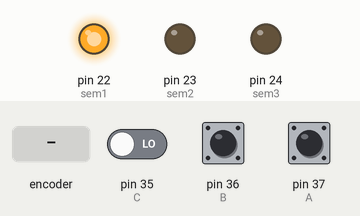
Simulated run of this sketch. Board: Arduino Mega 2560, built with avr-gcc and run on an emulated ATmega2560. On the bench: output pins drawn as LEDs (lit = HIGH). Dashed ring = blinking. The inputs (shaded band) are chosen by the test bench; at power-on: pin 35 (C) LOW, pin 36 (B) HIGH, pin 37 (A) HIGH. Pins used as bus, display or sensor lines are not drawn.

Above: at 1.2 s.
1.3 s: rotary encoder on pin 37 (A) / pin 36 (B) turned 3 steps (first pin leading)
At 1.51 s:
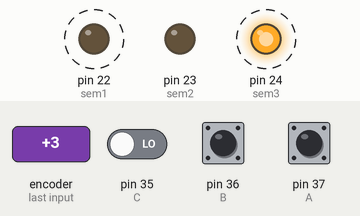
4.3 s: pin 35 (C) driven HIGH
At 5.3 s:
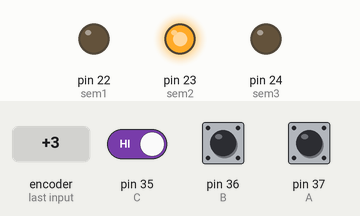
5.8 s: pin 35 (C) driven LOW
At 6.4 s:
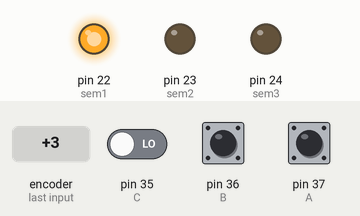
Timing chart, 0 to 8.8 s (numbered marks = the images above; inputs shaded):
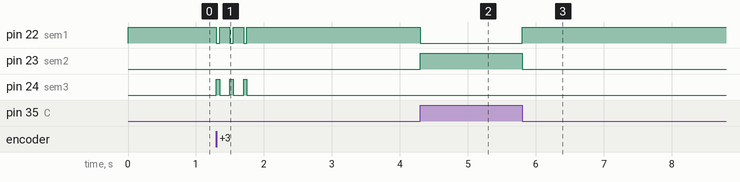

Measured:
- after the input at 1.3 s, pin 22 (sem1): alternates HIGH for 0.15 s and LOW for 0.05 s, 6 changes in all, then stays HIGH, starting at once; pin 24 (sem3): alternates HIGH for 0.05 s and LOW for 0.15 s, 6 changes in all, then stays LOW, starting at once
- after the input at 4.3 s, pin 22 (sem1): HIGH → LOW at once; pin 23 (sem2): LOW → HIGH at once
- after the input at 5.8 s, pin 22 (sem1): LOW → HIGH at once; pin 23 (sem2): HIGH → LOW at once

The sketch:

SECCION4CODE.ino
```cpp
//DECLARACION DE PINES DE SWITCHES
const int A = 37;
const int B = 36;
const int C = 35;
const int D = 34;
//DECLARACION DE PINES DE EL SEMAFORO
const int sem1 = 22; //VERDE
const int sem2 = 23; //AMARILLO
const int sem3 = 24; //ROJO
//SIMULACION DE RELOJ
const int reloj = 13;

int interval = 1000;
int previousMillis = 0;
int currentMillis = 0;

void setup() {
  pinMode(A,INPUT);
  pinMode(B,INPUT);
  pinMode(C,INPUT);
  pinMode(D,INPUT);
  pinMode(sem1,OUTPUT);
  pinMode(sem2,OUTPUT);
  pinMode(sem3,OUTPUT);
  pinMode(reloj, OUTPUT);
  digitalWrite(reloj,LOW);
  Serial.begin(9600);
}

void loop() {
  currentMillis = millis();
  if(currentMillis - previousMillis >= interval){
    digitalWrite(reloj,HIGH);
    digitalWrite(reloj,LOW);
    previousMillis = currentMillis;
  }else if(((digitalRead(A)== LOW)&&(digitalRead(B)== LOW))||((digitalRead(A)== LOW)&&(digitalRead(C)== LOW))){//(!A*!B + !A*!C)
    digitalWrite(sem1,LOW);
    digitalWrite(sem2,LOW);
    digitalWrite(sem3,HIGH);
  }else if((digitalRead(B) == HIGH)&&(digitalRead(C) == HIGH)){
      digitalWrite(sem1,LOW);
      digitalWrite(sem2,HIGH);
      digitalWrite(sem3,LOW);
  }else if(((digitalRead(A)== HIGH)&&(digitalRead(B)== LOW))||((digitalRead(A)== HIGH)&&(digitalRead(C)== LOW))){
      digitalWrite(sem1,HIGH);
      digitalWrite(sem2,LOW);
      digitalWrite(sem3,LOW);
  }else{
    digitalWrite(sem3,LOW);
    digitalWrite(sem2,LOW);
    digitalWrite(sem1,LOW);
  }
}
```
